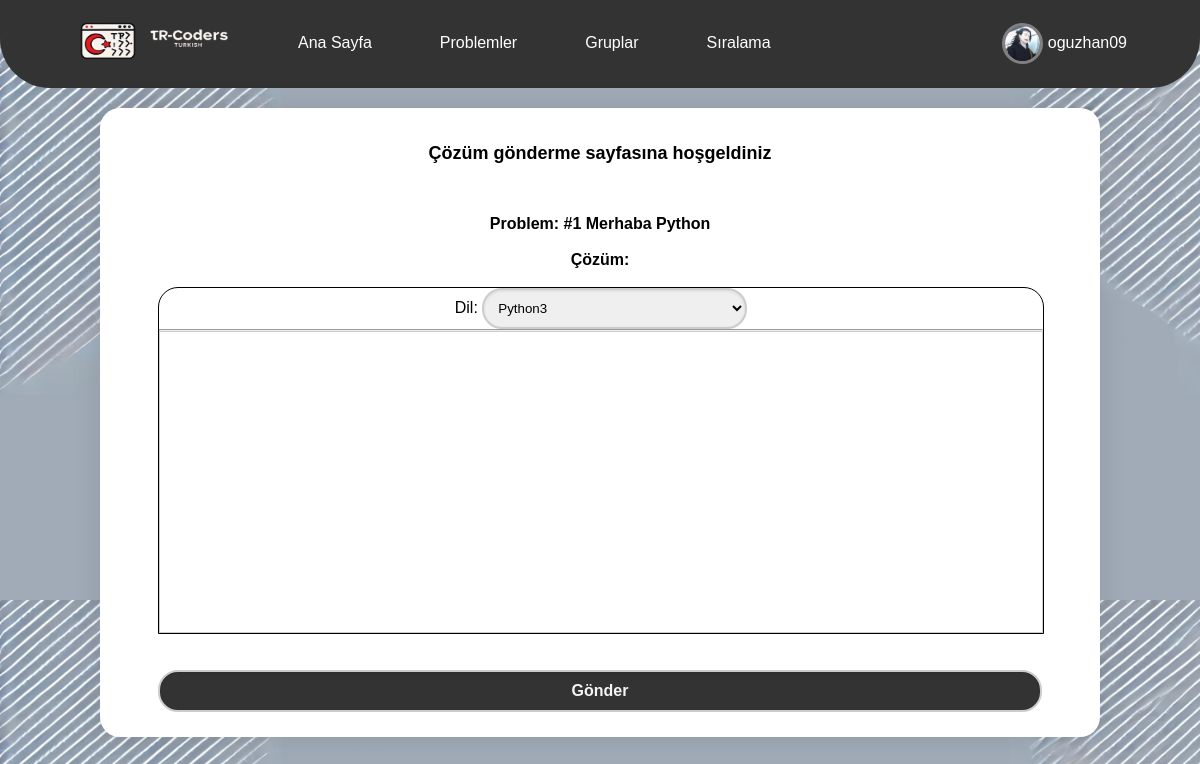
Page /problems/detail/1/submit_solution (signed in) on the committed database.
### users/models.py (models this page shows, shortened)
class UserProfile(models.Model):
    TAG_CHOICES = [
        ('newbie', 'Newbie'),
        ('skilled', 'Skilled'),
        ('admin', 'Admin'),
        ('professional', 'Professional'),
    ]
    user=models.ForeignKey(User,on_delete=models.CASCADE,related_name="profiles")
    profile_photo=models.ImageField(upload_to=user_directory_path,default='default/default_pfp.jpg')
    tag = models.CharField(max_length=20, choices=TAG_CHOICES, default='newbie')
    first_join_date=models.DateTimeField(auto_now=True)
    solved_problem_count = models.PositiveIntegerField(default=0)
    class Meta:
        verbose_name_plural="Kullanici bilgileri"

### problems/models.py (models this page shows, shortened)
class Problem(models.Model):
    choices=[
        ('-','Belirlenmemis'),
        ('kolay','Kolay'),
        ('orta','Orta'),
        ('zor','Zor'),
    ]
    title=models.CharField(max_length=60)
    title_en=models.CharField(max_length=60,help_text="Title in Engish",blank=True)
    title_az=models.CharField(max_length=60,help_text="Azerbaycan dilinde basliq",blank=True)
    statement=RichTextField(max_length=1000)
    statement_en = RichTextField(max_length=1000, help_text="Statement in English",blank=True)
    statement_az = RichTextField(max_length=1000, help_text="Statement in Azerbaijani",blank=True)
    difficulty=models.CharField(max_length=20,choices=choices,default='-')

### problems/views.py (the view, shortened to what this page needs)
# urls.py: path('detail/<int:problem_id>/submit_solution',submit_solution,name='submit_solution'),
@login_required(login_url="/users/login")
def submit_solution(request, problem_id):
    problem = get_object_or_404(Problem, id=problem_id)
    form = SolutionForm(request.POST or None)
    profile=UserProfile.objects.get(user=request.user)
    return render(request, 'problems/submit_solution.html', {'form': form, 'problem': problem,'profile':profile})

### problems/forms.py
class SolutionForm(forms.ModelForm):
    class Meta:
        model=Solution
        fields=['code','language']

### templates/problems/submit_solution.html (shortened to what this page needs)
<!DOCTYPE html>
<html lang="tr">
{% load static %}
<head>
    <ul class="navbar">
        <li style="float:left" class="li1"><a href="{% url 'index:index' %}" ><img src="{% static 'img/Logo2.png' %}" width="200" height="60"></a></li>
        <li class="li2"><a href="{% url 'postlar:post_lister' %}" style="padding: 16px 16px">Ana Sayfa</a></li>
        <li class="li3"><a href="{% url 'problems:all_problems' %}" style="padding: 16px 16px">Problemler</a></li>
        <li class="li4" style="float: right;">
            {% if user.is_authenticated %}
              <div style="display: flex;justify-content: space-between;padding: 5px;">
                <img src="{{ profile.profile_photo.url }}" style="border-radius: 50%;width: 35px;height: 35px;object-fit: cover;border:3px solid grey ;">
                <a href="{% url 'users:profile_viewer' user.username %}"  style="margin-top: 11px;margin-left: 5px;">{{ user.username }}</a>
              </div>
            {% else %}
               <a href="{% url 'users:signup' %}" style="padding: 16px 16px;">Kayıt ol</a>
            {% endif %}
        </li>
        <li class="li5"><a href="{% url 'groups:all_groups' %}" style="padding: 16px 16px">Gruplar</a></li>
        <li class="li6"><a href="{% url 'rankings:ranking' %}" style="padding: 16px 16px">Sıralama</a></li>
    </ul>
</head>
<body>
    <div class="container">
        <h2 style="font-size: 18px;">Çözüm gönderme sayfasına hoşgeldiniz</h2>
        <form action="" enctype="multipart/form-data"   method="post">
            <br><br>
            <div style="text-align: center;">
            <label for="subject" class="label_subject" style="font-weight: bold;">Problem: #{{problem.id}} {{problem.title}}</label><br><br>
            <label for="mesaj" style="font-weight: bold;">Çözüm:</label><br><br>
            <div style="border: 1px solid black;border-radius: 20px 20px 0 0;width: 92%;margin-left: 4%;">
                <label>Dil:
                    <select name="language" id="language-select" class="ls">
                        <option value="python" selected>Python3</option>
                    </select></label><br>
            <hr style="margin: 0;">
            <div style="display: flex;align-items: center;justify-content: center;" >
            <div id="monaco-editor" style="width: 100%; height: 300px; border: 1px solid #ccc;text-align: left;"></div>
            </div>
            </div><br><br>
            <input type="submit" class="submit_input" value="Gönder">
            </div>
        </form>
    </div>
</body>

### rows in the picture
UserProfile: profile_photo (picture)
Problem: id "1", title "Merhaba Python"

### other values in the picture
{{ user.username }} "oguzhan09"
